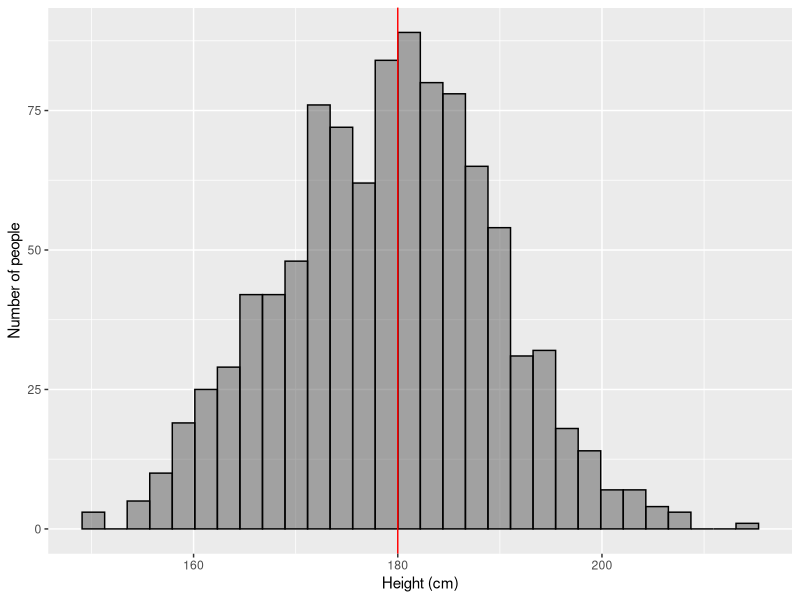
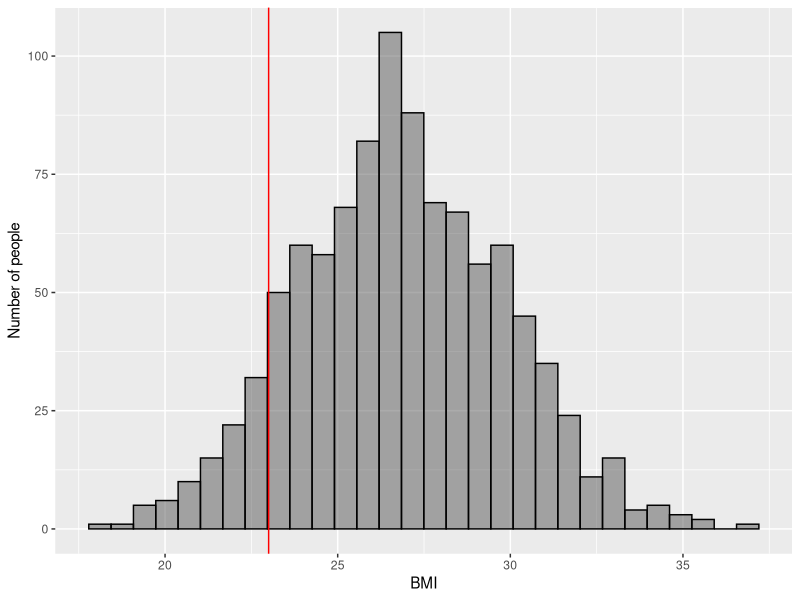
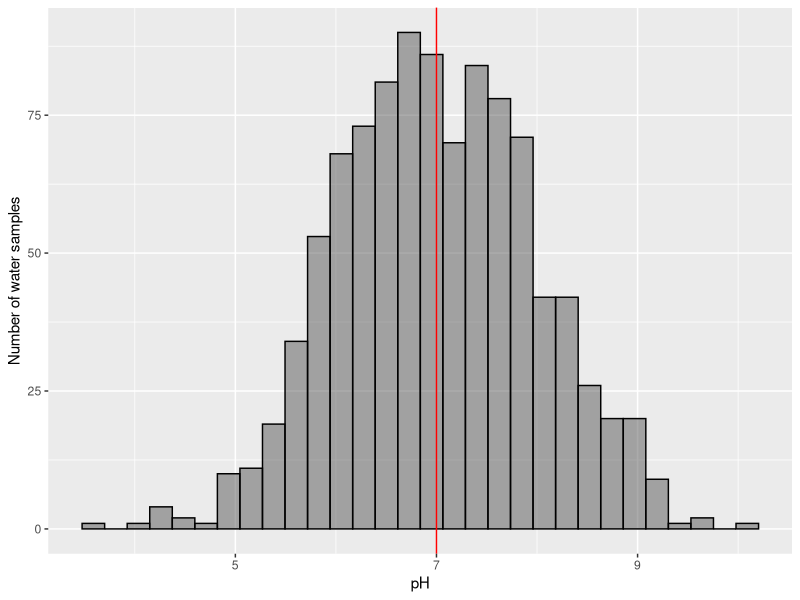
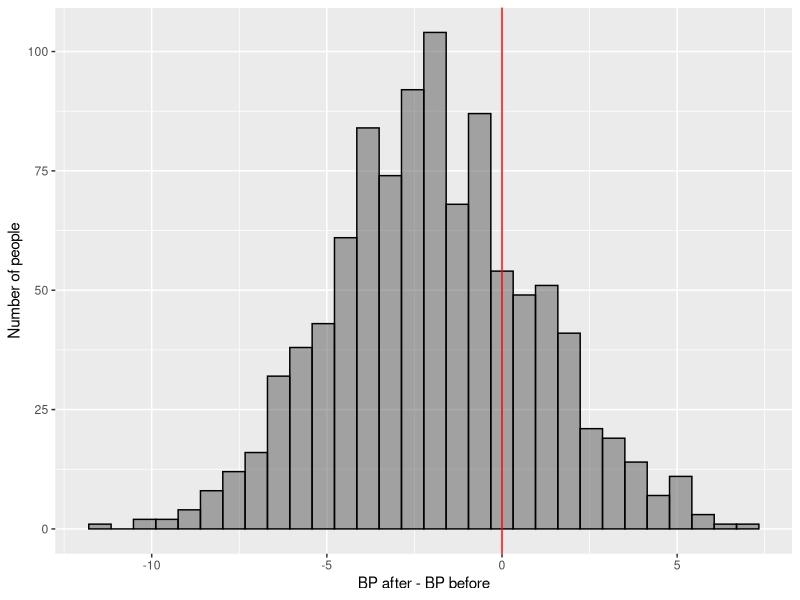
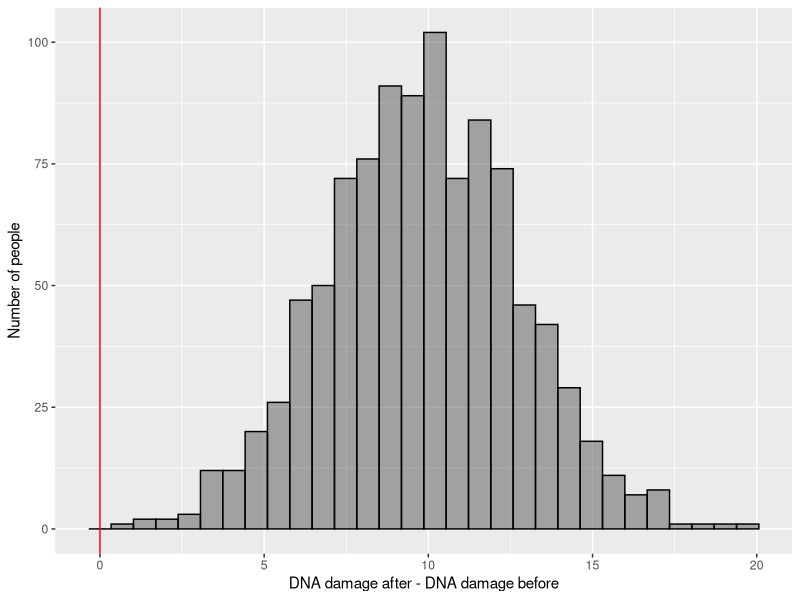
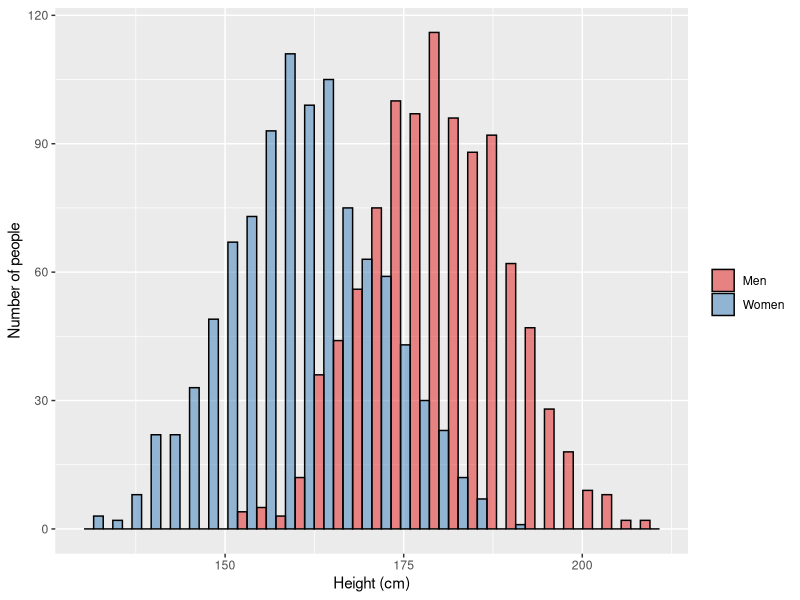
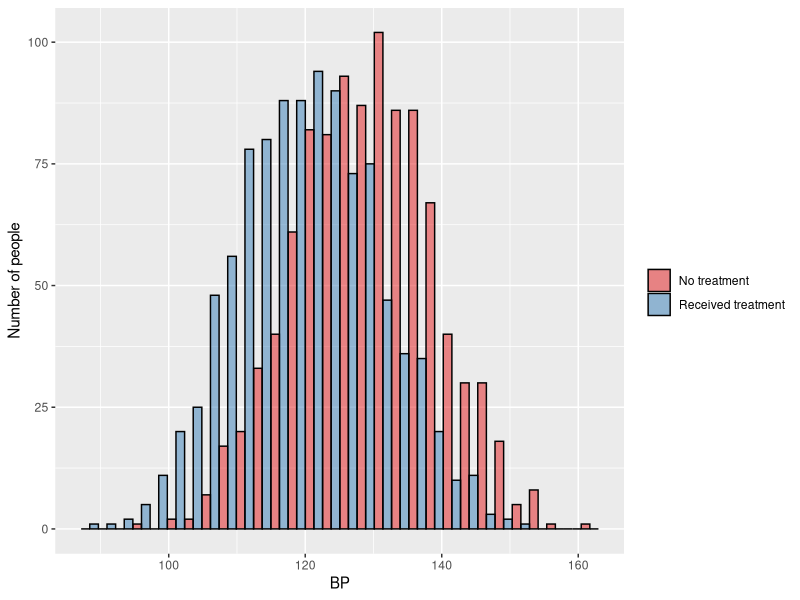
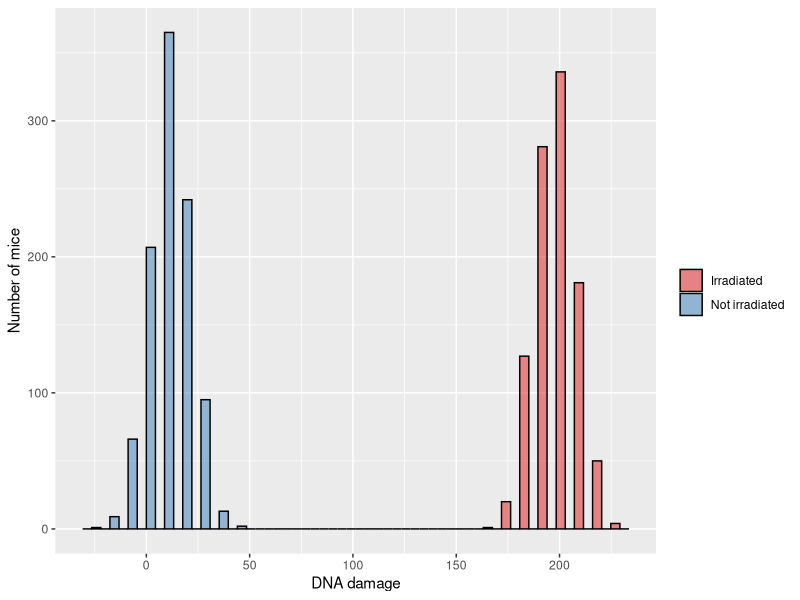

Generate these figures, in order, with R:
## ---- chunk 1
library(data.table)
library(ggplot2)

data <- data.frame(x=rnorm(1000,mean=180,sd=10))
q <- ggplot(data,aes(x=x))
q <- q + geom_histogram(alpha=0.5,colour="black")
q <- q + geom_vline(xintercept=180,colour="red")
q <- q + scale_x_continuous("Height (cm)")
q <- q + scale_y_continuous("Number of people")
q
## ---- chunk 2
library(data.table)
library(ggplot2)

data <- data.frame(x=rnorm(1000,mean=27,sd=3))
q <- ggplot(data,aes(x=x))
q <- q + geom_histogram(alpha=0.5,colour="black")
q <- q + geom_vline(xintercept=23,colour="red")
q <- q + scale_x_continuous("BMI")
q <- q + scale_y_continuous("Number of people")
q
## ---- chunk 3
library(data.table)
library(ggplot2)

data <- data.frame(x=rnorm(1000,mean=7,sd=1))
q <- ggplot(data,aes(x=x))
q <- q + geom_histogram(alpha=0.5,colour="black")
q <- q + geom_vline(xintercept=7,colour="red")
q <- q + scale_x_continuous("pH")
q <- q + scale_y_continuous("Number of water samples")
q
## ---- chunk 4
library(data.table)
library(ggplot2)

data <- data.frame(x=rnorm(1000,mean=-2,sd=3))
q <- ggplot(data,aes(x=x))
q <- q + geom_histogram(alpha=0.5,colour="black")
q <- q + geom_vline(xintercept=0,colour="red")
q <- q + scale_x_continuous("BP after - BP before")
q <- q + scale_y_continuous("Number of people")
q
## ---- chunk 5
library(data.table)
library(ggplot2)

data <- data.frame(x=rnorm(1000,mean=10,sd=3))
q <- ggplot(data,aes(x=x))
q <- q + geom_histogram(alpha=0.5,colour="black")
q <- q + geom_vline(xintercept=0,colour="red")
q <- q + scale_x_continuous("DNA damage after - DNA damage before")
q <- q + scale_y_continuous("Number of people")
q
## ---- chunk 6
library(data.table)
library(ggplot2)

data1 <- data.frame(x=rnorm(1000,mean=160,sd=10), group="Women", stringsAsFactors = F)
data2 <- data.frame(x=rnorm(1000,mean=180,sd=10), group="Men", stringsAsFactors = F)
data <- rbind(data1,data2)
q <- ggplot(data,aes(x=x,fill=group))
q <- q + geom_histogram(alpha=0.5,colour="black",pos="dodge")
q <- q + scale_x_continuous("Height (cm)")
q <- q + scale_y_continuous("Number of people")
q <- q + scale_fill_brewer("",palette="Set1")
q
## ---- chunk 7
library(data.table)
library(ggplot2)

data1 <- data.frame(x=rnorm(1000,mean=130,sd=10), group="No treatment", stringsAsFactors = F)
data2 <- data.frame(x=rnorm(1000,mean=120,sd=10), group="Received treatment", stringsAsFactors = F)
data <- rbind(data1,data2)
q <- ggplot(data,aes(x=x,fill=group))
q <- q + geom_histogram(alpha=0.5,colour="black",pos="dodge")
q <- q + scale_x_continuous("BP")
q <- q + scale_y_continuous("Number of people")
q <- q + scale_fill_brewer("",palette="Set1")
q
## ---- chunk 8
library(data.table)
library(ggplot2)

data1 <- data.frame(x=rnorm(1000,mean=200,sd=10), group="Irradiated", stringsAsFactors = F)
data2 <- data.frame(x=rnorm(1000,mean=10,sd=10), group="Not irradiated", stringsAsFactors = F)
data <- rbind(data1,data2)
q <- ggplot(data,aes(x=x,fill=group))
q <- q + geom_histogram(alpha=0.5,colour="black",pos="dodge")
q <- q + scale_x_continuous("DNA damage")
q <- q + scale_y_continuous("Number of mice")
q <- q + scale_fill_brewer("",palette="Set1")
q
## ---- chunk 9
library(data.table)
library(ggplot2)

data1 <- data.frame(x=rnorm(1000,mean=18,sd=5), group="Norway", stringsAsFactors = F)
data2 <- data.frame(x=rnorm(1000,mean=24,sd=5), group="Denmark", stringsAsFactors = F)
data3 <- data.frame(x=rnorm(1000,mean=25,sd=5), group="Sweden", stringsAsFactors = F)
data <- rbind(data1,data2,data3)
q <- ggplot(data,aes(x=x,fill=group))
q <- q + geom_histogram(alpha=0.5,colour="black",pos="dodge")
q <- q + scale_x_continuous("BMI")
q <- q + scale_y_continuous("Number of people")
q <- q + scale_fill_brewer("",palette="Set1")
q
## ---- chunk 10
library(data.table)
library(ggplot2)

data1 <- data.frame(x=rnorm(1000,mean=6.5,sd=5), group="East Oslo", stringsAsFactors = F)
data2 <- data.frame(x=rnorm(1000,mean=7.2,sd=5), group="West Oslo", stringsAsFactors = F)
data <- rbind(data1,data2)
q <- ggplot(data,aes(x=x,fill=group))
q <- q + geom_histogram(alpha=0.5,colour="black",pos="dodge")
q <- q + scale_x_continuous("pH")
q <- q + scale_y_continuous("Number of water samples")
q <- q + scale_fill_brewer("",palette="Set1")
q
